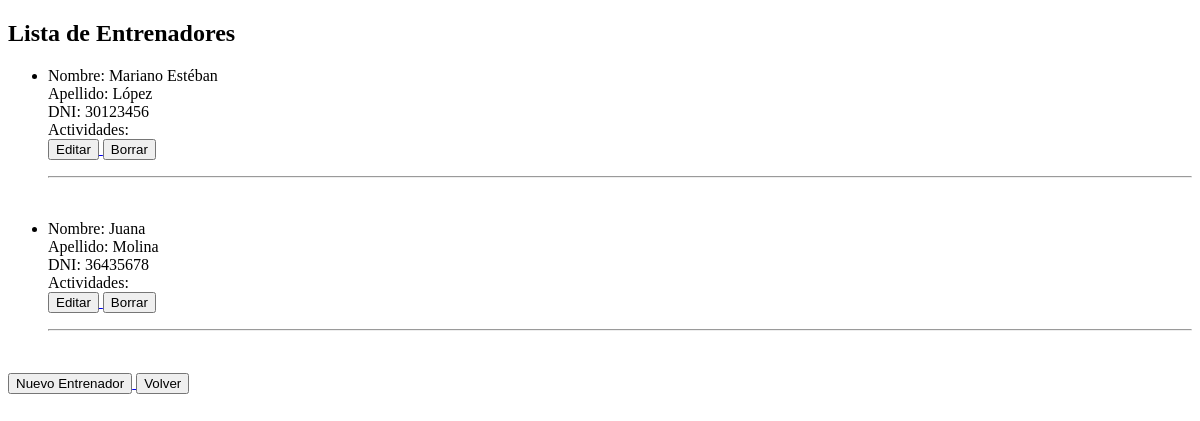
The app's page /listaEntrenadores, older data.
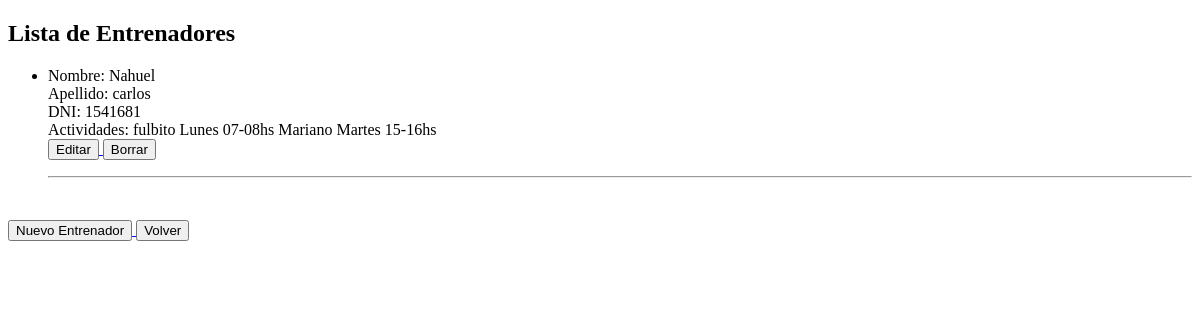
The same page, newer data.
### Entrenadores/models.py (models this page shows, shortened)
class Entrenador(models.Model):
    nombre = models.CharField(max_length=20)
    apellido = models.CharField(max_length=20)
    dni = models.PositiveIntegerField()
    class Meta:
        ordering = ['apellido']

### Actividades/models.py (models this page shows)
class Actividad(models.Model):
    nombre = models.CharField(max_length=50)
    dia = models.ForeignKey(Dia, on_delete=models.CASCADE)
    horario = models.ForeignKey(Horario, on_delete=models.CASCADE)
    entrenadores = models.ManyToManyField(Entrenador)
    def __str__(self):
        return f'{self.nombre} {self.dia} {self.horario}'
    class Meta:
        ordering = ['id']

class Dia(models.Model):
    nombre = models.CharField(max_length=20)
    def __str__(self):
        return self.nombre

class Horario(models.Model):
    horario = models.CharField(max_length=50)
    def __str__(self):
        return self.horario

### Entrenadores/views.py (the view)
# urls.py: path('listaEntrenadores', views.listarEntrenadores, name='listaEntrenadores'),
def listarEntrenadores(request):
    entrenadores = Entrenador.objects.all()
    contexto = {
        'titulo': 'Lista de Entrenadores',
        'entrenadores': entrenadores
    }
    return render(request, 'Entrenadores/listaEntrenadores.html', contexto)

### Entrenadores/templates/Entrenadores/listaEntrenadores.html (shortened to what this page needs)
<!DOCTYPE html>
<html lang="en">
<head>
</head>
<body>
    <h2>{{titulo}}</h2>
    <ul>
        {% for entrenador in entrenadores %}
        <li>
            <p>
                Nombre: {{entrenador.nombre}}<br>
                Apellido: {{entrenador.apellido}}<br>
                DNI: {{entrenador.dni}}<br>
                Actividades:
                {% for actividad in entrenador.actividad_set.all %}
                    {{actividad}}
                {% endfor %}<br>
                <a href=" {% url 'editarEntrenador' entrenador.id %} ">
                    <button>Editar</button>
                </a>
                <a href=" {% url 'borrarEntrenador' entrenador.id %} ">
                    <button>Borrar</button>
                </a>
            </p>
        </li>
        <hr>
        <br>
        {% endfor %}
    </ul>
    <a href=" {% url 'crearEntrenador' %} ">
        <button>Nuevo Entrenador</button>
    </a>
    <a href=" {% url 'HomePage' %} ">
        <button>Volver</button>
    </a>
</body>
</html>

Row changes from the older to the newer data that the page shows:
removed Entrenador: nombre "Mariano Estéban", apellido "López", dni "30123456"
removed Entrenador: nombre "Juana", apellido "Molina", dni "36435678"
added Entrenador: nombre "Nahuel", apellido "carlos", dni "1541681"
added Actividad: nombre+dia+horario "fulbito Lunes 07-08hs"
added Actividad: nombre+dia+horario "Mariano Martes 15-16hs"
